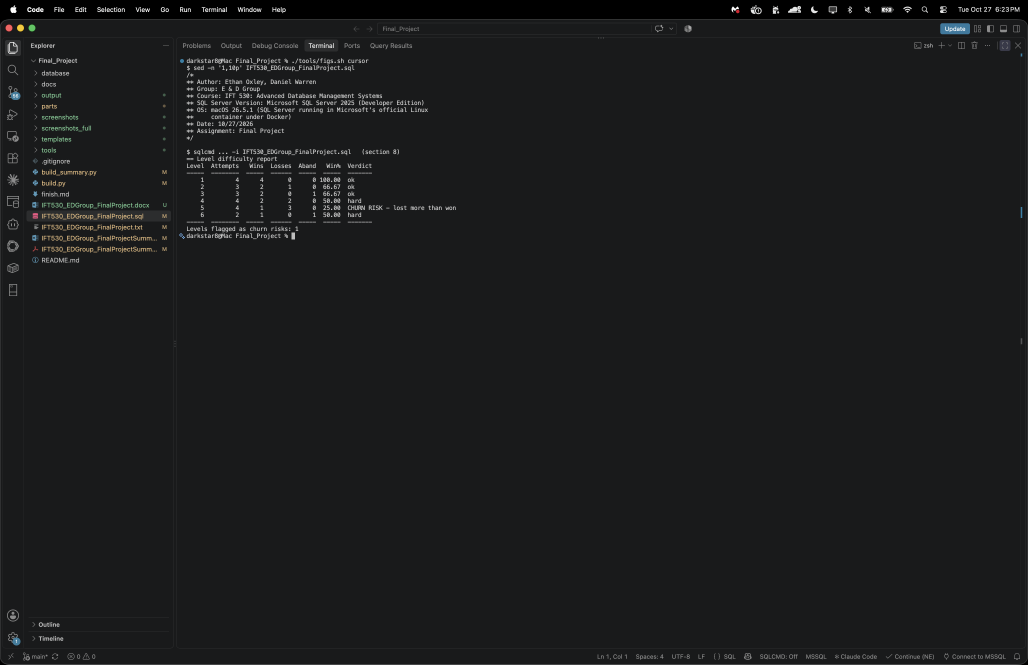
#> input picture screenshots_full/fig10_cursor.png, 4112 x 2658 px (shown at 1/4 size); its folder holds only this picture in this run
$ python crop.py
#> lines starting #> are read from the running program, lines starting #| are printed output that depends on the picture
#> in main, im is the input picture: PIL image 4112x2658 RGBA; mean R, G, B, A 26.6, 27.6, 28.5, 255
#!/usr/bin/env python3
"""crop.py - trim the empty terminal space off the bottom of the figures.

screenshots_full/ keeps the untouched full-display captures. This writes
screenshots/, which is what build.py places in the document.

The terminal figures end with a lot of empty black: the output is 20-45
lines and the maximised panel is far taller than that. Scaled to 6.5 in
in the report, that empty half makes the text half as big as it needs to
be, and WORKFLOW step 7 is explicit that an unreadable figure has to be
cropped. Nothing is added, moved or scaled - the only thing removed is
background below the last row of text, so the menu bar with the clock,
the window chrome, the sidebar, the tabs and the whole of the output are
all still in frame.

The editor figures are full top to bottom and are copied through as they
are.
"""
import os
import shutil
import sys

import numpy as np
from PIL import Image

HERE = os.path.dirname(os.path.dirname(os.path.abspath(__file__)))
SRC = os.path.join(HERE, "screenshots_full")
DST = os.path.join(HERE, "screenshots")

PANE_TOP, PANE_BOT = 200, 2570   # above the status bar, below the title bar
PANE_L, PANE_R = 760, 4050       # right of the sidebar
MARGIN = 60                      # black left under the last line of text
MIN_KEEP = 1200                  # never crop a figure shorter than this


def content_bottom(path):
    """y of the last row in the pane that has anything drawn on it."""
#> called with path = 'screenshots_full/fig10_cursor.png'
    a = np.array(Image.open(path).convert("L"))
    pane = a[PANE_TOP:PANE_BOT, PANE_L:PANE_R]
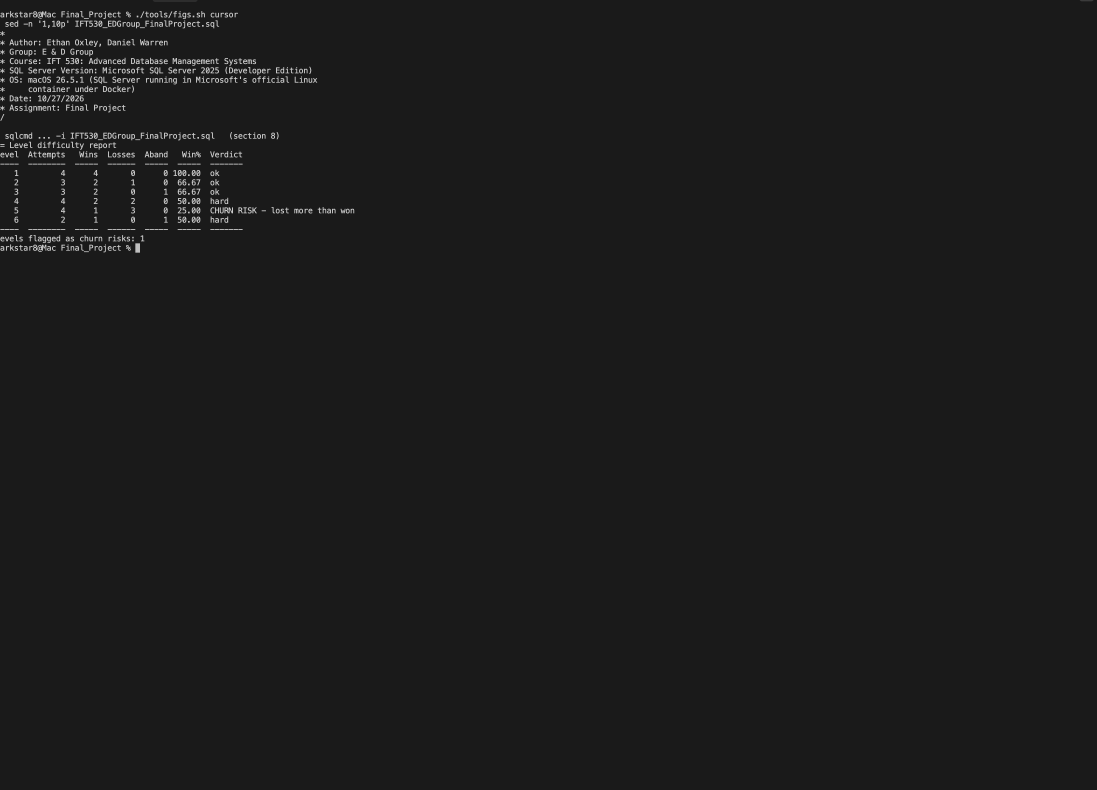
#> pane: shape (2370, 3290) (shown at 1/3 size); min 26, max 204, mean 27.3
    rows = np.where(pane.std(axis=1) > 3)[0]
#> rows = 525 values from 0 to 757
    return (int(rows.max()) + PANE_TOP) if len(rows) else PANE_BOT


def main():
    os.makedirs(DST, exist_ok=True)
    figs = sorted(
        (f for f in os.listdir(SRC) if f.startswith("fig") and f.endswith(".png")),
        key=lambda f: int(f.split("_")[0][3:]),
    )
    if not figs:
        sys.exit("no figures in %s" % SRC)

    for name in figs:
        src = os.path.join(SRC, name)
        dst = os.path.join(DST, name)
        im = Image.open(src)
        bottom = content_bottom(src)
#> bottom = 957
        keep = max(MIN_KEEP, min(im.height, bottom + MARGIN))
#> keep = 1200
        if keep >= im.height - MARGIN:
            shutil.copy2(src, dst)
            print("  %-28s full frame, copied as is (%dx%d)" % (name, im.width, im.height))
        else:
            im.crop((0, 0, im.width, keep)).save(dst)
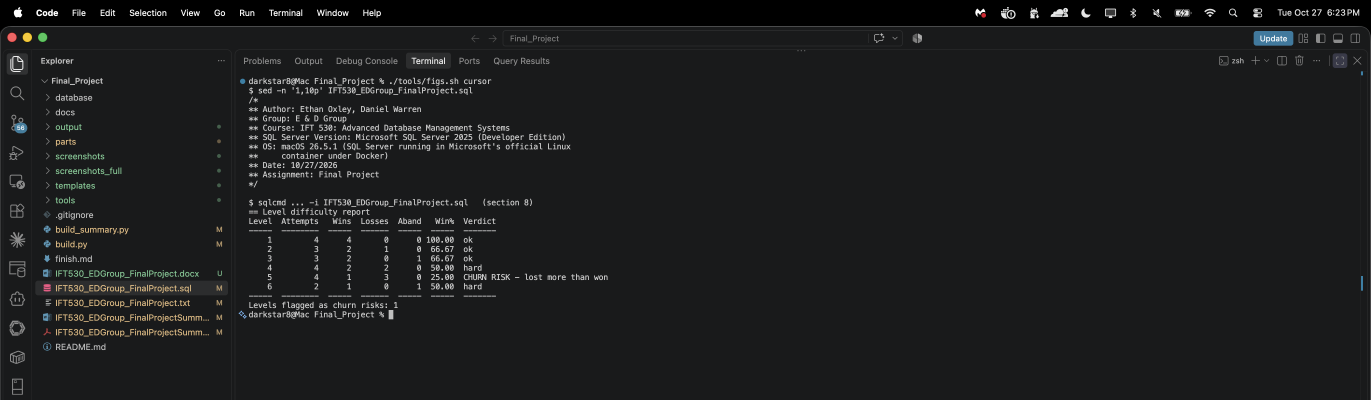
#> saved as fig10_cursor.png: PIL image 4112x1200 RGBA (shown at 1/3 size); mean R, G, B, A 28.1, 29, 29.7, 255
            print("  %-28s %dx%d -> %dx%d  (%d empty rows trimmed)"
                  % (name, im.width, im.height, im.width, keep, im.height - keep))
#|   fig10_cursor.png             4112x2658 -> 4112x1200  (1458 empty rows trimmed)


if __name__ == "__main__":
    main()
